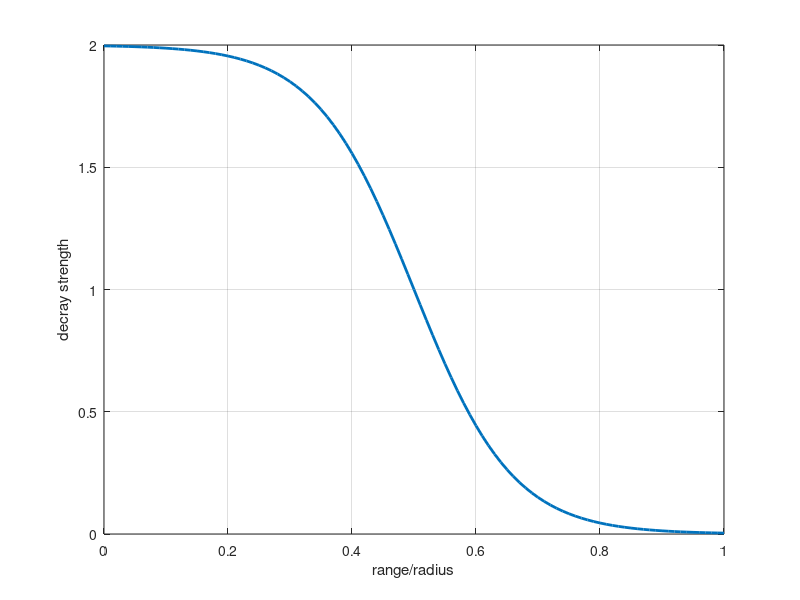

Here is the MATLAB script that generated this plot: (Note: this script raises an error after producing the figure.)

clc
clear
close all


r = 0:0.01:1;





R = 1;
p = -(tanh(2*pi*r/R-pi))+1;

plot(r,p,'linewidth',2)
xlabel('range/radius');
ylabel('decray strength');
grid on





syms r
s = solve(-(tanh(2*pi*r/2-pi))+1==1,r)


